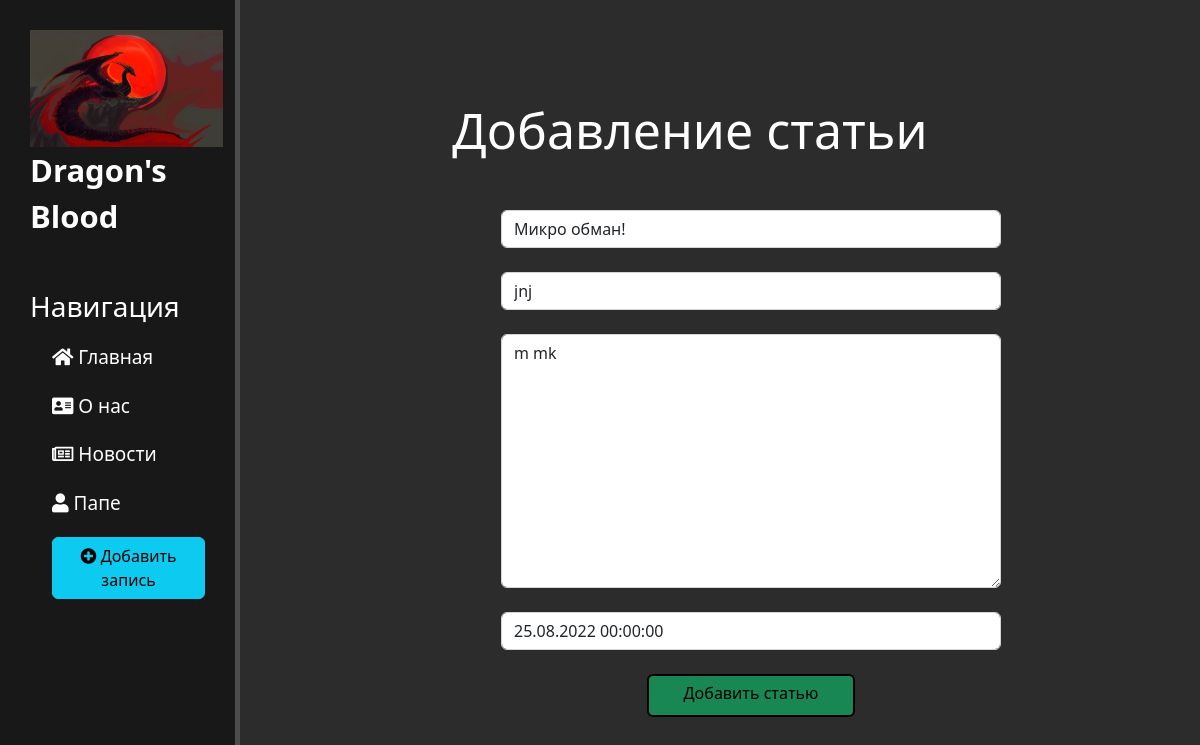
Screenshot of /news/13/update with the database file from the repository.
### news/models.py (models this page shows, shortened)
class Articles(models.Model):
    title = models.CharField('Название',max_length=50, default='')
    anons = models.CharField('Анонс', max_length=250, default='')
    full_text = models.TextField('Статья')
    date = models.DateTimeField('Дата публикации')
    class Meta:
        verbose_name = 'Новость'
        verbose_name_plural = 'Новости'

### news/views.py (the view)
# urls.py: path('<int:pk>/update', views.NewsUpdateView.as_view(), name="news_update"),
class NewsUpdateView(UpdateView):
    model = Articles
    template_name = 'news/create.html'
    form_class = ArticlesForm

### news/forms.py
class ArticlesForm(ModelForm):
    class Meta:
        model = Articles
        fields = ['title', 'anons', 'full_text', 'date']
        widgets = {
            'title': TextInput(attrs={
                'class': 'form-control',
                'placeholder': "Название статьи",
            }),
            'anons': TextInput(attrs={
                'class': 'form-control',
                'placeholder': "Анонс статьи",
            }),
            'full_text': Textarea(attrs={
                'class': 'form-control',
                'placeholder': "Текст статьи",
            }),
            'date': DateTimeInput(attrs={
                'class': 'form-control',
                'placeholder': "Дата публикации",
            })
        }

### news/templates/news/create.html (shortened to what this page needs)
{% extends 'main/layout.html' %}
{% block content  %}
    <div class="features">
        <h1>
             Добавление статьи
        </h1>
        <form method="post">
            {{form.title}}<br>
            {{form.anons}}<br>
            {{form.full_text}}<br>
            {{form.date}}<br>
            <button class="btn btn-success" type="submit">Добавить статью</button>
        </form>
    </div>
{% endblock %}

### main/static/main/CSS/main.css (style rules this page uses)
body { background: #2c2c2c; }
main .features { float: left; color: #fff; margin-top: 100px; width: 75%; text-align: center; }
main .features h1 { font-size: 50px; }
form { margin-left: 29%; width: 500px; margin-top: 50px; }
.features button { -webkit-writing-mode: horizontal-tb !important; -webkit-appearance: button; border-color: #000000 ; border-style: solid; border-width: 2px; padding: 5px 35px 10px; text-rendering: auto; color: initial; display: inline-block; text-align: center; margin: 0em; }

### rows the page displays
Articles: title "Микро обман!", anons "jnj", full_text "m mk", date "25.08.2022 00:00:00"
